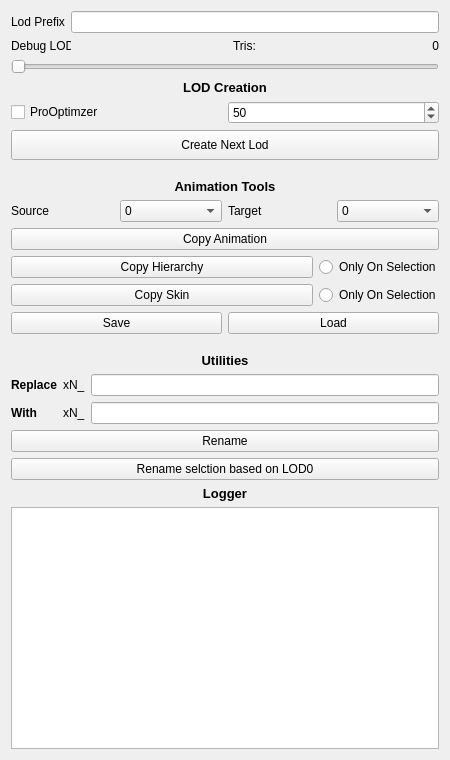
<?xml version="1.0" encoding="UTF-8"?>
<ui version="4.0">
 <class>MainWindow</class>
 <widget class="QWidget" name="MainWindow">
  <property name="geometry">
   <rect>
    <x>0</x>
    <y>0</y>
    <width>450</width>
    <height>760</height>
   </rect>
  </property>
  <property name="sizePolicy">
   <sizepolicy hsizetype="Preferred" vsizetype="Preferred">
    <horstretch>0</horstretch>
    <verstretch>0</verstretch>
   </sizepolicy>
  </property>
  <property name="windowTitle">
   <string>LodTool</string>
  </property>
  <layout class="QVBoxLayout" name="verticalLayout">
   <item>
    <layout class="QHBoxLayout" name="horizontalLayout">
     <item>
      <widget class="QLabel" name="label">
       <property name="text">
        <string>Lod Prefix</string>
       </property>
      </widget>
     </item>
     <item>
      <widget class="QLineEdit" name="prefixLine"/>
     </item>
    </layout>
   </item>
   <item>
    <layout class="QHBoxLayout" name="horizontalLayout_6">
     <item>
      <widget class="QLabel" name="label_2">
       <property name="maximumSize">
        <size>
         <width>60</width>
         <height>16777215</height>
        </size>
       </property>
       <property name="text">
        <string>Debug LOD:</string>
       </property>
      </widget>
     </item>
     <item>
      <widget class="QLabel" name="lodLabel">
       <property name="minimumSize">
        <size>
         <width>150</width>
         <height>0</height>
        </size>
       </property>
       <property name="text">
        <string/>
       </property>
      </widget>
     </item>
     <item>
      <widget class="QLabel" name="label_7">
       <property name="text">
        <string>Tris:</string>
       </property>
      </widget>
     </item>
     <item>
      <widget class="QLabel" name="trisCountLabel">
       <property name="text">
        <string>0</string>
       </property>
       <property name="alignment">
        <set>Qt::AlignRight|Qt::AlignTrailing|Qt::AlignVCenter</set>
       </property>
       <property name="margin">
        <number>5</number>
       </property>
      </widget>
     </item>
    </layout>
   </item>
   <item>
    <widget class="QSlider" name="lodSlider">
     <property name="minimum">
      <number>0</number>
     </property>
     <property name="maximum">
      <number>6</number>
     </property>
     <property name="orientation">
      <enum>Qt::Horizontal</enum>
     </property>
    </widget>
   </item>
   <item>
    <widget class="QLabel" name="label_6">
     <property name="text">
      <string>&lt;html&gt;&lt;head/&gt;&lt;body&gt;&lt;p&gt;&lt;span style=&quot; font-size:10pt; font-weight:600;&quot;&gt;LOD Creation&lt;/span&gt;&lt;/p&gt;&lt;/body&gt;&lt;/html&gt;</string>
     </property>
     <property name="alignment">
      <set>Qt::AlignCenter</set>
     </property>
    </widget>
   </item>
   <item>
    <layout class="QHBoxLayout" name="horizontalLayout_2">
     <item>
      <widget class="QCheckBox" name="reduceCheckBox">
       <property name="text">
        <string>ProOptimzer</string>
       </property>
      </widget>
     </item>
     <item>
      <widget class="QSpinBox" name="reduceAmountSpin">
       <property name="value">
        <number>50</number>
       </property>
      </widget>
     </item>
    </layout>
   </item>
   <item>
    <widget class="QPushButton" name="createLodBtn">
     <property name="minimumSize">
      <size>
       <width>0</width>
       <height>30</height>
      </size>
     </property>
     <property name="text">
      <string>Create Next Lod</string>
     </property>
    </widget>
   </item>
   <item>
    <spacer name="verticalSpacer">
     <property name="orientation">
      <enum>Qt::Vertical</enum>
     </property>
     <property name="sizeType">
      <enum>QSizePolicy::Fixed</enum>
     </property>
     <property name="sizeHint" stdset="0">
      <size>
       <width>13</width>
       <height>13</height>
      </size>
     </property>
    </spacer>
   </item>
   <item>
    <widget class="QLabel" name="label_4">
     <property name="text">
      <string>&lt;html&gt;&lt;head/&gt;&lt;body&gt;&lt;p&gt;&lt;span style=&quot; font-size:10pt; font-weight:600;&quot;&gt;Animation Tools&lt;/span&gt;&lt;/p&gt;&lt;/body&gt;&lt;/html&gt;</string>
     </property>
     <property name="alignment">
      <set>Qt::AlignCenter</set>
     </property>
    </widget>
   </item>
   <item>
    <layout class="QHBoxLayout" name="horizontalLayout_5">
     <item>
      <layout class="QHBoxLayout" name="horizontalLayout_4">
       <item>
        <widget class="QLabel" name="label_3">
         <property name="text">
          <string>Source</string>
         </property>
        </widget>
       </item>
       <item>
        <widget class="QComboBox" name="sourceLod">
         <property name="currentIndex">
          <number>0</number>
         </property>
         <item>
          <property name="text">
           <string>0</string>
          </property>
         </item>
         <item>
          <property name="text">
           <string>1</string>
          </property>
         </item>
         <item>
          <property name="text">
           <string>2</string>
          </property>
         </item>
         <item>
          <property name="text">
           <string>3</string>
          </property>
         </item>
         <item>
          <property name="text">
           <string>4</string>
          </property>
         </item>
         <item>
          <property name="text">
           <string>5</string>
          </property>
         </item>
         <item>
          <property name="text">
           <string>6</string>
          </property>
         </item>
        </widget>
       </item>
      </layout>
     </item>
     <item>
      <layout class="QHBoxLayout" name="horizontalLayout_3">
       <item>
        <widget class="QLabel" name="label_5">
         <property name="text">
          <string>Target</string>
         </property>
        </widget>
       </item>
       <item>
        <widget class="QComboBox" name="targetLod">
         <item>
          <property name="text">
           <string>0</string>
          </property>
         </item>
         <item>
          <property name="text">
           <string>1</string>
          </property>
         </item>
         <item>
          <property name="text">
           <string>2</string>
          </property>
         </item>
         <item>
          <property name="text">
           <string>3</string>
          </property>
         </item>
         <item>
          <property name="text">
           <string>4</string>
          </property>
         </item>
         <item>
          <property name="text">
           <string>5</string>
          </property>
         </item>
         <item>
          <property name="text">
           <string>6</string>
          </property>
         </item>
        </widget>
       </item>
      </layout>
     </item>
    </layout>
   </item>
   <item>
    <widget class="QPushButton" name="copyAnimationLod">
     <property name="text">
      <string>Copy Animation</string>
     </property>
    </widget>
   </item>
   <item>
    <layout class="QHBoxLayout" name="horizontalLayout_11">
     <item>
      <widget class="QPushButton" name="copyHierarchyLod">
       <property name="text">
        <string>Copy Hierarchy</string>
       </property>
      </widget>
     </item>
     <item>
      <widget class="QRadioButton" name="copyHierarchyBySelection">
       <property name="sizePolicy">
        <sizepolicy hsizetype="Fixed" vsizetype="Fixed">
         <horstretch>0</horstretch>
         <verstretch>0</verstretch>
        </sizepolicy>
       </property>
       <property name="maximumSize">
        <size>
         <width>120</width>
         <height>16777215</height>
        </size>
       </property>
       <property name="text">
        <string>Only On Selection</string>
       </property>
      </widget>
     </item>
    </layout>
   </item>
   <item>
    <layout class="QHBoxLayout" name="horizontalLayout_10">
     <item>
      <widget class="QPushButton" name="copySkinLod">
       <property name="text">
        <string>Copy Skin</string>
       </property>
      </widget>
     </item>
     <item>
      <widget class="QRadioButton" name="copySkinBySelection">
       <property name="sizePolicy">
        <sizepolicy hsizetype="Fixed" vsizetype="Fixed">
         <horstretch>0</horstretch>
         <verstretch>0</verstretch>
        </sizepolicy>
       </property>
       <property name="maximumSize">
        <size>
         <width>120</width>
         <height>16777215</height>
        </size>
       </property>
       <property name="text">
        <string>Only On Selection</string>
       </property>
      </widget>
     </item>
    </layout>
   </item>
   <item>
    <layout class="QHBoxLayout" name="horizontalLayout_7">
     <item>
      <widget class="QPushButton" name="saveBtn">
       <property name="text">
        <string>Save</string>
       </property>
      </widget>
     </item>
     <item>
      <widget class="QPushButton" name="loadBtn">
       <property name="text">
        <string>Load</string>
       </property>
      </widget>
     </item>
    </layout>
   </item>
   <item>
    <spacer name="verticalSpacer_2">
     <property name="orientation">
      <enum>Qt::Vertical</enum>
     </property>
     <property name="sizeType">
      <enum>QSizePolicy::Fixed</enum>
     </property>
     <property name="sizeHint" stdset="0">
      <size>
       <width>13</width>
       <height>13</height>
      </size>
     </property>
    </spacer>
   </item>
   <item>
    <widget class="QLabel" name="label_10">
     <property name="text">
      <string>&lt;html&gt;&lt;head/&gt;&lt;body&gt;&lt;p&gt;&lt;span style=&quot; font-size:10pt; font-weight:600;&quot;&gt;Utilities&lt;/span&gt;&lt;/p&gt;&lt;/body&gt;&lt;/html&gt;</string>
     </property>
     <property name="alignment">
      <set>Qt::AlignCenter</set>
     </property>
    </widget>
   </item>
   <item>
    <layout class="QHBoxLayout" name="horizontalLayout_9">
     <item>
      <widget class="QLabel" name="label_11">
       <property name="text">
        <string>&lt;html&gt;&lt;head/&gt;&lt;body&gt;&lt;p&gt;&lt;span style=&quot; font-weight:600;&quot;&gt;Replace&lt;/span&gt;&lt;/p&gt;&lt;/body&gt;&lt;/html&gt;</string>
       </property>
       <property name="alignment">
        <set>Qt::AlignCenter</set>
       </property>
      </widget>
     </item>
     <item>
      <widget class="QLabel" name="label_12">
       <property name="text">
        <string>xN_</string>
       </property>
      </widget>
     </item>
     <item>
      <widget class="QLineEdit" name="replaceLineEdit"/>
     </item>
    </layout>
   </item>
   <item>
    <layout class="QHBoxLayout" name="horizontalLayout_8">
     <item>
      <widget class="QLabel" name="label_8">
       <property name="text">
        <string>&lt;html&gt;&lt;head/&gt;&lt;body&gt;&lt;p&gt;&lt;span style=&quot; font-weight:600;&quot;&gt;With&lt;/span&gt;&lt;/p&gt;&lt;/body&gt;&lt;/html&gt;</string>
       </property>
       <property name="alignment">
        <set>Qt::AlignCenter</set>
       </property>
      </widget>
     </item>
     <item>
      <spacer name="horizontalSpacer">
       <property name="orientation">
        <enum>Qt::Horizontal</enum>
       </property>
       <property name="sizeType">
        <enum>QSizePolicy::Fixed</enum>
       </property>
       <property name="sizeHint" stdset="0">
        <size>
         <width>20</width>
         <height>20</height>
        </size>
       </property>
      </spacer>
     </item>
     <item>
      <widget class="QLabel" name="label_9">
       <property name="text">
        <string>xN_</string>
       </property>
      </widget>
     </item>
     <item>
      <widget class="QLineEdit" name="withLineEdit"/>
     </item>
    </layout>
   </item>
   <item>
    <widget class="QPushButton" name="renameBtn">
     <property name="text">
      <string>Rename</string>
     </property>
    </widget>
   </item>
   <item>
    <widget class="QPushButton" name="renameSelectionLodBased">
     <property name="text">
      <string>Rename selction based on LOD0</string>
     </property>
    </widget>
   </item>
   <item>
    <widget class="QLabel" name="label_13">
     <property name="text">
      <string>&lt;html&gt;&lt;head/&gt;&lt;body&gt;&lt;p&gt;&lt;span style=&quot; font-size:10pt; font-weight:600;&quot;&gt;Logger&lt;/span&gt;&lt;/p&gt;&lt;/body&gt;&lt;/html&gt;</string>
     </property>
     <property name="alignment">
      <set>Qt::AlignCenter</set>
     </property>
    </widget>
   </item>
   <item>
    <widget class="QTextBrowser" name="logger"/>
   </item>
  </layout>
 </widget>
 <layoutdefault spacing="6" margin="11"/>
 <resources/>
 <connections/>
</ui>
